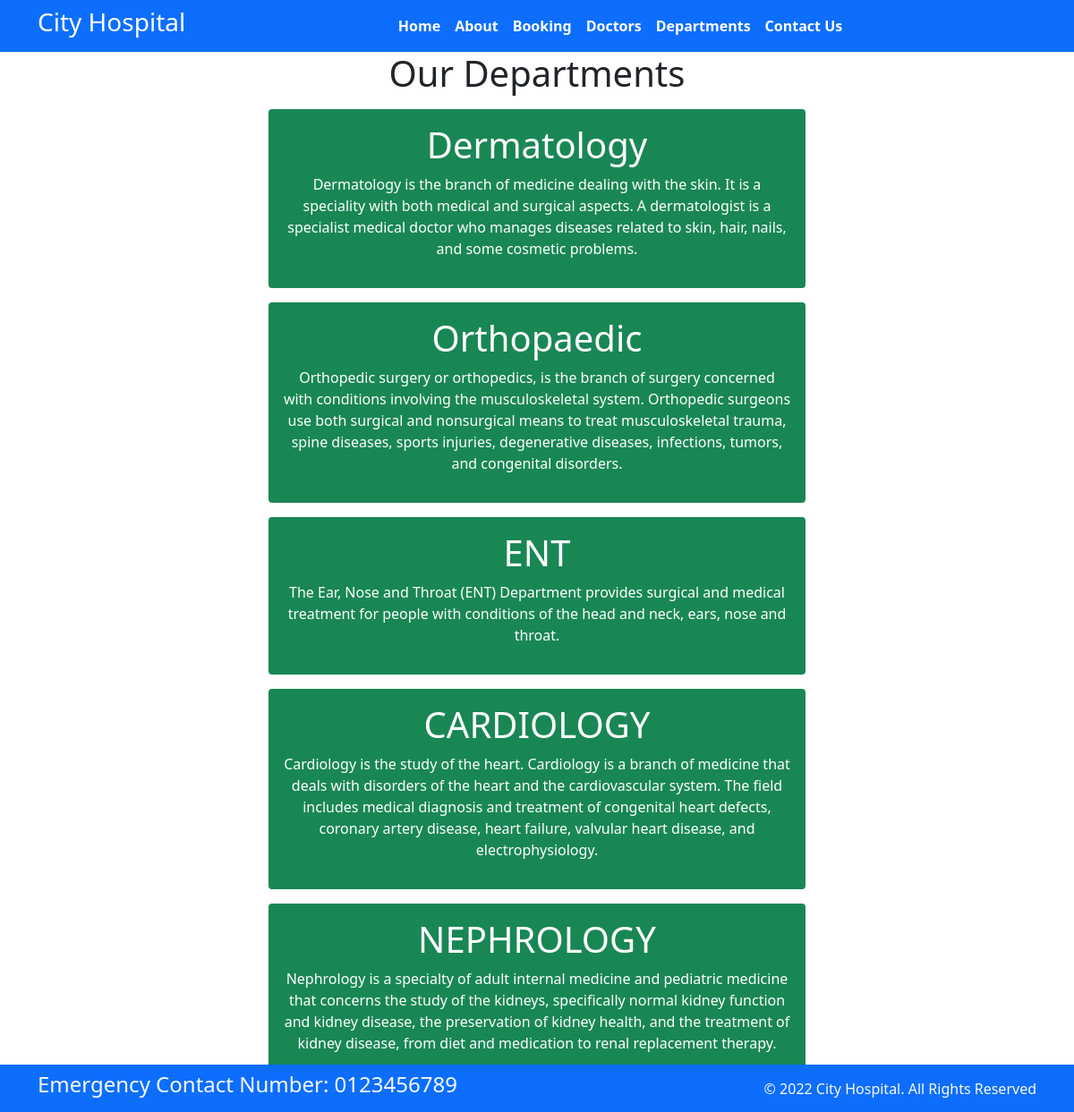
Page /department/ on the committed database.
### home/models.py (models this page shows, shortened)
class Department(models.Model):
    dep_name = models.CharField(max_length=100)
    dep_description = models.TextField()

### home/views.py (the view)
# urls.py: path('department/', views.department, name='department'),
def department(request):
    dict_dept = {
        'dept': Department.objects.all
    }
    return render(request, 'department.html', dict_dept)

### templates/department.html (shortened to what this page needs)
{% extends 'base.html' %}
{% block content %}
<h1 class="text-center">Our Departments</h1>
{% for d in dept %}
<div class="mx-auto w-50 bg-success text-center text-white my-3 p-3 border-warning rounded">
    <h1>{{d.dep_name}}</h1>
    <p>{{d.dep_description}}</p>
</div>
{% endfor %}
{% endblock %}

### templates/base.html (shortened to what this page needs)
{% load static %}
<!DOCTYPE html>
<html>
  <head>
    <link rel="stylesheet"
      href=" https://cdn.jsdelivr.net/npm/bootstrap@5.1.3/dist/css/bootstrap.min.css ">
    <link rel="stylesheet"
      href="https://use.fontawesome.com/releases/v5.2.0/css/all.css">
    <link rel="stylesheet"
      href="{% static  '/css/style.css' %}">
  </head>
  <body>
    <nav class="navbar bg-primary navbar-expand-md ">
      <div class="container">
        <div class="col-2 text-left pl-md-0">
          <h3 class="text-white"> City Hospital </h3>
        </div>
        <div
          class="collapse navbar-collapse justify-content-center col-md-8 navbar-collapse-3">
          <ul class="navbar-nav justify-content-center  fw-bold">
            <li class="nav-item active">
              <a class="nav-link text-white" href="{% url 'home' %}">Home </a>
            </li>
            <li class="nav-item">
              <a class="nav-link text-white" href="{% url 'about' %}">About</a>
            </li>
            <li class="nav-item">
              <a class="nav-link text-white" href="{% url 'booking' %}">Booking</a>
            </li>
            <li class="nav-item">
              <a class="nav-link text-white" href="{% url 'doctors' %}">Doctors</a>
            </li>
			      <li class="nav-item">
              <a class="nav-link text-white" href="{% url 'department' %}">Departments</a>
            </li>
            <li class="nav-item">
              <a class="nav-link text-white" href="{% url 'contact' %}">Contact Us</a>
            </li>
          </ul>
        </div>
      </div>
    </nav>
    {% block content %}{% endblock %}
    <section class="fixed-bottom">
      <footer class="pt-2 pb-2  bg-primary text-light">
        <div class="container">
          <div class="row align-items-center">
            <div class="col-12 col-md-8">
              <h4>Emergency Contact Number: 0123456789</h4>
            </div>
            <div class="col-12 col-md-4 mt-4 mt-md-0 text-center text-md-end">
              © 2022 City Hospital. All Rights Reserved
            </div>
          </div>
        </div>
      </footer>
    </section>
  </body>
</html>

### rows in the picture
Department: dep_name "Dermatology", dep_description "Dermatology is the branch of medicine dealing with the skin. It is a speciality with both medical and surgical aspects. A dermatologist is a specialist medical doctor who manages diseases related to skin, hair, nails, and some cosmetic problems."
Department: dep_name "Orthopaedic", dep_description "Orthopedic surgery or orthopedics, is the branch of surgery concerned with conditions involving the musculoskeletal system. Orthopedic surgeons use both surgical and nonsurgical means to treat musculoskeletal trauma, spine diseases, sports injuries, degenerative diseases, infections, tumors, and congenital disorders."
Department: dep_name "ENT", dep_description "The Ear, Nose and Throat (ENT) Department provides surgical and medical treatment for people with conditions of the head and neck, ears, nose and throat."
Department: dep_name "CARDIOLOGY", dep_description "Cardiology is the study of the heart. Cardiology is a branch of medicine that deals with disorders of the heart and the cardiovascular system. The field includes medical diagnosis and treatment of congenital heart defects, coronary artery disease, heart failure, valvular heart disease, and electrophysiology."
Department: dep_name "NEPHROLOGY", dep_description "Nephrology is a specialty of adult internal medicine and pediatric medicine that concerns the study of the kidneys, specifically normal kidney function and kidney disease, the preservation of kidney health, and the treatment of kidney disease, from diet and medication to renal replacement therapy."
